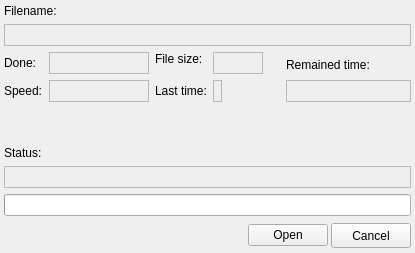
<?xml version="1.0" encoding="UTF-8"?>
<ui version="4.0">
 <class>jFileTransferWidget</class>
 <widget class="QWidget" name="jFileTransferWidget">
  <property name="geometry">
   <rect>
    <x>0</x>
    <y>0</y>
    <width>415</width>
    <height>253</height>
   </rect>
  </property>
  <property name="windowTitle">
   <string>Form</string>
  </property>
  <layout class="QGridLayout" name="gridLayout">
   <property name="margin">
    <number>4</number>
   </property>
   <item row="0" column="0">
    <widget class="QLabel" name="label">
     <property name="maximumSize">
      <size>
       <width>16777215</width>
       <height>15</height>
      </size>
     </property>
     <property name="text">
      <string>Filename:</string>
     </property>
    </widget>
   </item>
   <item row="1" column="0" colspan="3">
    <widget class="QLabel" name="fileNameLabel">
     <property name="minimumSize">
      <size>
       <width>0</width>
       <height>22</height>
      </size>
     </property>
     <property name="maximumSize">
      <size>
       <width>16777215</width>
       <height>22</height>
      </size>
     </property>
     <property name="frameShape">
      <enum>QFrame::StyledPanel</enum>
     </property>
     <property name="text">
      <string/>
     </property>
     <property name="textFormat">
      <enum>Qt::PlainText</enum>
     </property>
     <property name="scaledContents">
      <bool>false</bool>
     </property>
     <property name="alignment">
      <set>Qt::AlignLeading|Qt::AlignLeft|Qt::AlignVCenter</set>
     </property>
     <property name="wordWrap">
      <bool>false</bool>
     </property>
     <property name="indent">
      <number>-1</number>
     </property>
     <property name="textInteractionFlags">
      <set>Qt::LinksAccessibleByKeyboard|Qt::LinksAccessibleByMouse|Qt::TextBrowserInteraction|Qt::TextSelectableByKeyboard|Qt::TextSelectableByMouse</set>
     </property>
    </widget>
   </item>
   <item row="2" column="0">
    <layout class="QFormLayout" name="formLayout">
     <item row="0" column="0">
      <widget class="QLabel" name="label_2">
       <property name="sizePolicy">
        <sizepolicy hsizetype="Fixed" vsizetype="Preferred">
         <horstretch>0</horstretch>
         <verstretch>0</verstretch>
        </sizepolicy>
       </property>
       <property name="text">
        <string>Done:</string>
       </property>
      </widget>
     </item>
     <item row="0" column="1">
      <widget class="QLabel" name="doneLabel">
       <property name="minimumSize">
        <size>
         <width>50</width>
         <height>22</height>
        </size>
       </property>
       <property name="maximumSize">
        <size>
         <width>16777215</width>
         <height>22</height>
        </size>
       </property>
       <property name="frameShape">
        <enum>QFrame::StyledPanel</enum>
       </property>
       <property name="text">
        <string/>
       </property>
      </widget>
     </item>
     <item row="1" column="0">
      <widget class="QLabel" name="label_7">
       <property name="sizePolicy">
        <sizepolicy hsizetype="Fixed" vsizetype="Preferred">
         <horstretch>0</horstretch>
         <verstretch>0</verstretch>
        </sizepolicy>
       </property>
       <property name="text">
        <string>Speed:</string>
       </property>
      </widget>
     </item>
     <item row="1" column="1">
      <widget class="QLabel" name="speedLabel">
       <property name="minimumSize">
        <size>
         <width>100</width>
         <height>22</height>
        </size>
       </property>
       <property name="maximumSize">
        <size>
         <width>16777215</width>
         <height>22</height>
        </size>
       </property>
       <property name="frameShape">
        <enum>QFrame::StyledPanel</enum>
       </property>
       <property name="text">
        <string/>
       </property>
      </widget>
     </item>
    </layout>
   </item>
   <item row="2" column="1">
    <layout class="QFormLayout" name="formLayout_2">
     <property name="fieldGrowthPolicy">
      <enum>QFormLayout::ExpandingFieldsGrow</enum>
     </property>
     <item row="0" column="0">
      <widget class="QLabel" name="label_3">
       <property name="sizePolicy">
        <sizepolicy hsizetype="Fixed" vsizetype="Fixed">
         <horstretch>0</horstretch>
         <verstretch>0</verstretch>
        </sizepolicy>
       </property>
       <property name="text">
        <string>File size:</string>
       </property>
      </widget>
     </item>
     <item row="0" column="1">
      <widget class="QLabel" name="fileSizeLabel">
       <property name="sizePolicy">
        <sizepolicy hsizetype="Preferred" vsizetype="Fixed">
         <horstretch>0</horstretch>
         <verstretch>0</verstretch>
        </sizepolicy>
       </property>
       <property name="minimumSize">
        <size>
         <width>50</width>
         <height>22</height>
        </size>
       </property>
       <property name="maximumSize">
        <size>
         <width>16777215</width>
         <height>22</height>
        </size>
       </property>
       <property name="frameShape">
        <enum>QFrame::StyledPanel</enum>
       </property>
       <property name="text">
        <string/>
       </property>
      </widget>
     </item>
     <item row="1" column="0">
      <widget class="QLabel" name="label_9">
       <property name="text">
        <string>Last time:</string>
       </property>
      </widget>
     </item>
     <item row="1" column="1">
      <widget class="QLabel" name="lastLabel">
       <property name="minimumSize">
        <size>
         <width>0</width>
         <height>22</height>
        </size>
       </property>
       <property name="maximumSize">
        <size>
         <width>16777215</width>
         <height>22</height>
        </size>
       </property>
       <property name="frameShape">
        <enum>QFrame::StyledPanel</enum>
       </property>
       <property name="text">
        <string/>
       </property>
      </widget>
     </item>
    </layout>
   </item>
   <item row="2" column="2">
    <layout class="QVBoxLayout" name="verticalLayout_2">
     <property name="spacing">
      <number>3</number>
     </property>
     <item>
      <widget class="QLabel" name="label_8">
       <property name="text">
        <string>Remained time:</string>
       </property>
      </widget>
     </item>
     <item>
      <widget class="QLabel" name="remainedLabel">
       <property name="minimumSize">
        <size>
         <width>0</width>
         <height>22</height>
        </size>
       </property>
       <property name="maximumSize">
        <size>
         <width>16777215</width>
         <height>22</height>
        </size>
       </property>
       <property name="frameShape">
        <enum>QFrame::StyledPanel</enum>
       </property>
       <property name="text">
        <string/>
       </property>
      </widget>
     </item>
    </layout>
   </item>
   <item row="3" column="1">
    <spacer name="verticalSpacer">
     <property name="orientation">
      <enum>Qt::Vertical</enum>
     </property>
     <property name="sizeHint" stdset="0">
      <size>
       <width>20</width>
       <height>39</height>
      </size>
     </property>
    </spacer>
   </item>
   <item row="4" column="0">
    <widget class="QLabel" name="label_6">
     <property name="maximumSize">
      <size>
       <width>16777215</width>
       <height>15</height>
      </size>
     </property>
     <property name="text">
      <string>Status:</string>
     </property>
    </widget>
   </item>
   <item row="5" column="0" colspan="3">
    <widget class="QLabel" name="statusLabel">
     <property name="minimumSize">
      <size>
       <width>0</width>
       <height>22</height>
      </size>
     </property>
     <property name="maximumSize">
      <size>
       <width>16777215</width>
       <height>22</height>
      </size>
     </property>
     <property name="frameShape">
      <enum>QFrame::StyledPanel</enum>
     </property>
     <property name="text">
      <string/>
     </property>
     <property name="alignment">
      <set>Qt::AlignCenter</set>
     </property>
    </widget>
   </item>
   <item row="6" column="0" colspan="3">
    <widget class="QProgressBar" name="progressBar">
     <property name="minimumSize">
      <size>
       <width>0</width>
       <height>22</height>
      </size>
     </property>
     <property name="maximumSize">
      <size>
       <width>16777215</width>
       <height>22</height>
      </size>
     </property>
     <property name="value">
      <number>0</number>
     </property>
     <property name="textVisible">
      <bool>false</bool>
     </property>
    </widget>
   </item>
   <item row="7" column="0" colspan="3">
    <layout class="QHBoxLayout" name="_2">
     <property name="spacing">
      <number>3</number>
     </property>
     <item>
      <spacer>
       <property name="orientation">
        <enum>Qt::Horizontal</enum>
       </property>
       <property name="sizeHint" stdset="0">
        <size>
         <width>241</width>
         <height>27</height>
        </size>
       </property>
      </spacer>
     </item>
     <item>
      <widget class="QPushButton" name="openButton">
       <property name="text">
        <string>Open</string>
       </property>
       <property name="icon">
        <iconset>
         <normaloff>:/icons/crystal_project/folder.png</normaloff>:/icons/crystal_project/folder.png</iconset>
       </property>
      </widget>
     </item>
     <item>
      <widget class="QPushButton" name="cancelButton">
       <property name="minimumSize">
        <size>
         <width>0</width>
         <height>25</height>
        </size>
       </property>
       <property name="maximumSize">
        <size>
         <width>16777215</width>
         <height>16777215</height>
        </size>
       </property>
       <property name="text">
        <string>Cancel</string>
       </property>
       <property name="icon">
        <iconset>
         <normaloff>:/icons/crystal_project/cancel.png</normaloff>:/icons/crystal_project/cancel.png</iconset>
       </property>
      </widget>
     </item>
    </layout>
   </item>
  </layout>
 </widget>
 <resources/>
 <connections/>
</ui>
